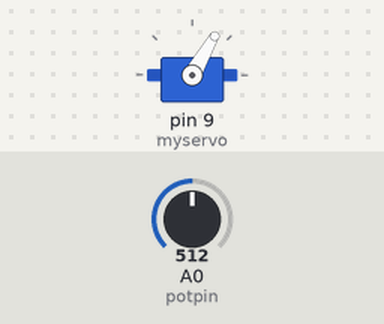
The sketch below on a simulated Arduino Uno, built with avr-gcc and run on an emulated ATmega328P. On the bench: servo. The inputs (shaded band) are chosen by the test bench; at power-on: A0 (potpin) = 512.

Above: at 1.2 s.
1.3 s: A0 (potpin) set to 716
At 1.6 s:
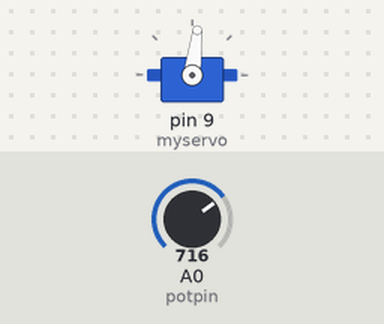
2.8 s: A0 (potpin) set to 900
At 3.6 s:
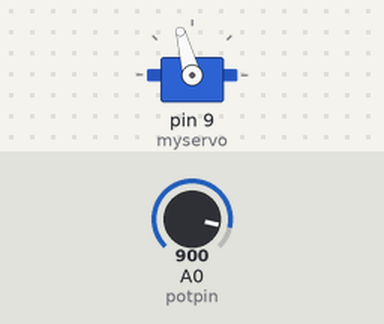
4.3 s: A0 (potpin) set to 1023
At 5.1 s:
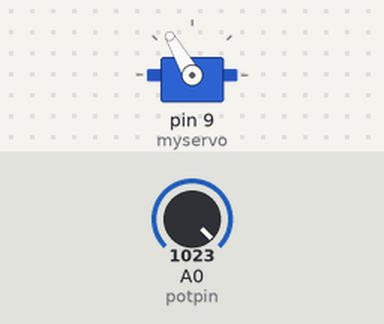
5.8 s: A0 (potpin) set to 511
At 7.0 s:
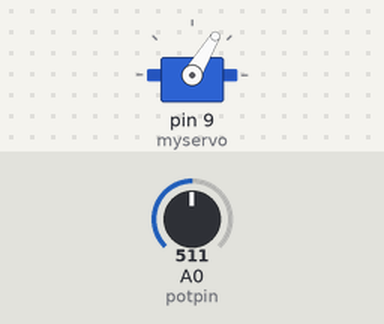
7.3 s: A0 (potpin) set to 306
At 8.6 s:
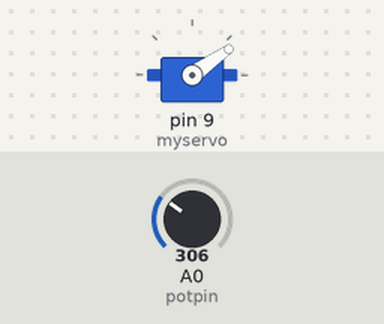
Timing chart, 0 to 9.8 s (numbered marks = the images above; inputs shaded):
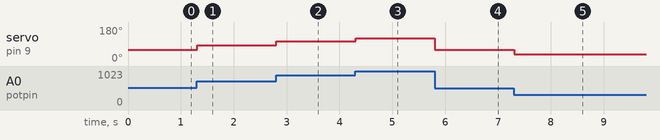

The sketch:

Claw.ino
```cpp
//This code uses the potentiometer control code from in class, however the range of use is changed so that the string of the claw is not broken by accident.


#include <Servo.h>

Servo myservo;  // create servo object to control a servo
// twelve servo objects can be created on most boards

int potpin = 0; //this is the analog pin that is being used
int val = 0;    // variable to store the servo position

void setup() {

  myservo.attach(9);  // attaches the servo on pin 9 to the servo object
}

void loop() {
  val = analogRead(potpin);
  val =map(val, 0, 1023, 0, 120);
  myservo.write(val);
  delay(15);
}
```

Measured:
- after the input at 1.3 s, servo on pin 9 (myservo): 60° → 83° at once
- after the input at 2.8 s, servo on pin 9 (myservo): 83° → 105° at once
- after the input at 4.3 s, servo on pin 9 (myservo): 105° → 120° at once
- after the input at 5.8 s, servo on pin 9 (myservo): 120° → 59° at once
- after the input at 7.3 s, servo on pin 9 (myservo): 59° → 35° at once
